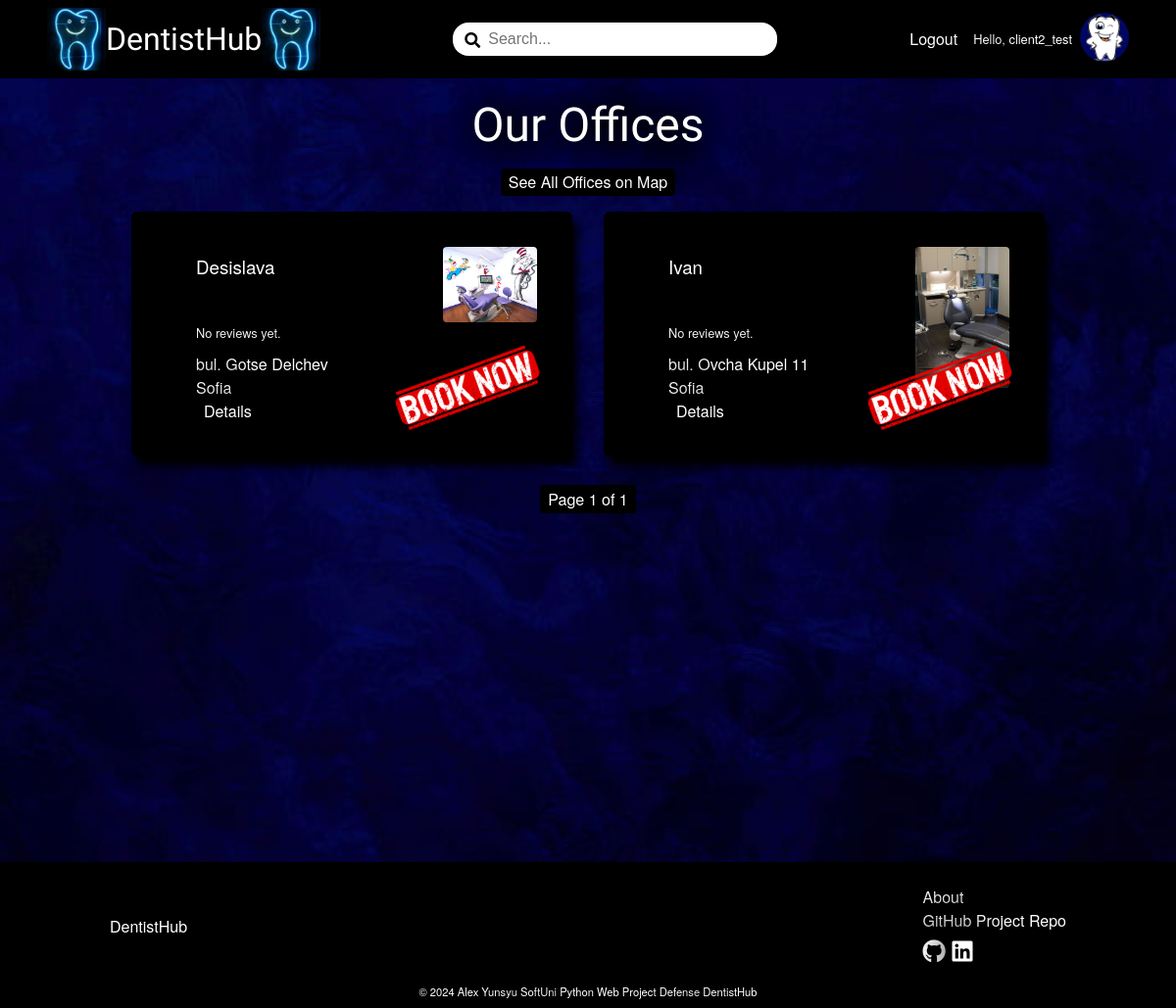
/dentistsoffice/all/ (signed in), run on the app's committed database.
### DentistBook/account/models.py (models this page shows)
class AppUser(AbstractUser):
    MAX_LENGTH_ROLE = 15
    ROLES = (
        ('Client', 'Client'),
        ('Dentistsoffice', 'Dentist'),
    )
    role = models.CharField(
        max_length=MAX_LENGTH_ROLE,
        choices=ROLES,
        blank=True
    )

### DentistBook/dentistsoffice/models.py (models this page shows, shortened)
class DentistsofficeProfile(models.Model):
    MIN_LENGTH_NAME = 2
    MAX_LENGTH_NAME = 50
    MIN_LENGTH_ADDRESS = 5
    MAX_LENGTH_ADDRESS = 50
    MIN_LENGTH_CITY = 2
    MAX_LENGTH_CITY = 50
    MAX_DIGITS_GEOLOCATION = 18
    DECIMAL_PLACES_GEOLOCATION = 15
    MIN_VALUE_GEOLOCATION_LATITUDE = -90
    MAX_VALUE_GEOLOCATION_LATITUDE = 90
    MIN_VALUE_GEOLOCATION_LONGITUDE = -180
    MAX_VALUE_GEOLOCATION_LONGITUDE = 180
    MIN_LENGTH_ABOUT = 10
    MAX_LENGTH_ABOUT = 500
    class Meta:
        verbose_name = 'Dentists office Profile'
    name = models.CharField(
        max_length=MAX_LENGTH_NAME,
        validators=(validators.MinLengthValidator(MIN_LENGTH_NAME),),
        null=False,
        blank=False
    )
    address = models.CharField(
        max_length=MAX_LENGTH_ADDRESS,
        validators=(validators.MinLengthValidator(MIN_LENGTH_ADDRESS),),
        null=False,
        blank=False
    )
    city = models.CharField(
        max_length=MAX_LENGTH_CITY,
        validators=(
            validators.MinLengthValidator(MIN_LENGTH_CITY),
            validate_dentistsoffice_city_name,
        ),
        null=False,
        blank=False
    )
    geolocation_latitude = models.DecimalField(
        max_digits=MAX_DIGITS_GEOLOCATION,
        decimal_places=DECIMAL_PLACES_GEOLOCATION,
        validators=(
            validators.MinValueValidator(MIN_VALUE_GEOLOCATION_LATITUDE),
            validators.MaxValueValidator(MAX_VALUE_GEOLOCATION_LATITUDE)
        ),
        null=True,
        blank=True
        )
    geolocation_longitude = models.DecimalField(
        max_digits=MAX_DIGITS_GEOLOCATION,
        decimal_places=DECIMAL_PLACES_GEOLOCATION,
        validators=(
            validators.MinValueValidator(MIN_VALUE_GEOLOCATION_LONGITUDE),
            validators.MaxValueValidator(MAX_VALUE_GEOLOCATION_LONGITUDE)
        ),
        null=True,
        blank=True
        )
    about = models.TextField(
        max_length=MAX_LENGTH_ABOUT,
        validators=(validators.MinLengthValidator(MIN_LENGTH_ABOUT),),
        null=True,
        blank=True
    )
    dentistsoffice_picture = models.ImageField(
        upload_to='dentistsoffice-profile-pictures',
        validators=(validate_dentistsoffice_picture_file_size,),
        null=True,
        blank=True,
    )
    slug = models.SlugField(
        unique=True
    )
    user = models.OneToOneField(
        UserModel,
        on_delete=models.CASCADE,
        primary_key=True
    )

### DentistBook/dentistsoffice/views.py (the view)
# urls.py: path('all/', DentistsofficeListView.as_view(), name='dentistsoffice-list')
class DentistsofficeListView(views.ListView):
    model = DentistsofficeProfile
    template_name = 'dentistsoffice/dentistsoffices-list.html'
    context_object_name = 'dentistsoffices'
    paginate_by = 6
    def get_queryset(self):
        queryset = super().get_queryset()
        queryset = queryset.annotate(avg_rating=Avg('review__rating'))
        queryset = queryset.annotate(reviews_count=Count('review'))
        return queryset

### DentistBook/common/templatetags/custom_filters.py (called while the page is built)
@register.filter
def get_role(user):
    return user.role if user.is_authenticated else ''

### DentistBook/dentistsoffice/templates/dentistsoffice/dentistsoffices-list.html (shortened to what this page needs)
{% extends 'base.html' %}
{% load static %}
{% block content %}
    <div class="wall-picture-container">
        <div class="main-dentistsoffice-list-container">
        <h1>Our Offices</h1>
        <a href="{% url 'map-page' %}" class="link-button">See All Offices on Map</a>
            <div class="list-container">
                {% for dentistsoffice in dentistsoffices %}
                <div class="dentistsoffice-card">
                    <img src="{% static 'images/vintage_decorative_corner_pattern.png' %}" alt="corner" class="corner-left">
                    <div class="book-now-wrapper">
                        <a href="{% url 'step1-select-dentistsoffice' slug=dentistsoffice.slug %}" class="book-now-link">
                            <img src="{% static 'images/book_now_stamp_2.png' %}" alt="book-now" class="book-now">
                        </a>
                    </div>
                    <div class="dentistsoffice-info">
                        <h3>{{ dentistsoffice.name }}</h3>
                        <div class="card-rating">
                            {% if dentistsoffice.avg_rating %}
                                {% if dentistsoffice.avg_rating >= 1 and dentistsoffice.avg_rating < 1.5 %}
                                    <i class="fas fa-star"></i>
                                    <i class="far fa-star"></i>
                                    <i class="far fa-star"></i>
                                    <i class="far fa-star"></i>
                                    <i class="far fa-star"></i>
                                {% elif dentistsoffice.avg_rating >= 1.5 and dentistsoffice.avg_rating < 2 %}
                                    <i class="fas fa-star"></i>
                                    <i class="fas fa-star-half-alt"></i>
                                    <i class="far fa-star"></i>
                                    <i class="far fa-star"></i>
                                    <i class="far fa-star"></i>
                                {% elif dentistsoffice.avg_rating >= 2 and dentistsoffice.avg_rating < 2.5 %}
                                    <i class="fas fa-star"></i>
                                    <i class="fas fa-star"></i>
                                    <i class="far fa-star"></i>
                                    <i class="far fa-star"></i>
                                    <i class="far fa-star"></i>
                                {% elif dentistsoffice.avg_rating >= 2.5 and dentistsoffice.avg_rating < 3 %}
                                    <i class="fas fa-star"></i>
                                    <i class="fas fa-star"></i>
                                    <i class="fas fa-star-half-alt"></i>
                                    <i class="far fa-star"></i>
                                    <i class="far fa-star"></i>
                                {% elif dentistsoffice.avg_rating >= 3 and dentistsoffice.avg_rating < 3.5 %}
                                    <i class="fas fa-star"></i>
                                    <i class="fas fa-star"></i>
                                    <i class="fas fa-star"></i>
                                    <i class="far fa-star"></i>
                                    <i class="far fa-star"></i>
                                {% elif dentistsoffice.avg_rating >= 3.5 and dentistsoffice.avg_rating < 4 %}
                                    <i class="fas fa-star"></i>
                                    <i class="fas fa-star"></i>
                                    <i class="fas fa-star"></i>
                                    <i class="fas fa-star-half-alt"></i>
                                    <i class="far fa-star"></i>
                                {% elif dentistsoffice.avg_rating >= 4 and dentistsoffice.avg_rating < 4.5 %}
                                    <i class="fas fa-star"></i>
                                    <i class="fas fa-star"></i>
                                    <i class="fas fa-star"></i>
                                    <i class="fas fa-star"></i>
                                    <i class="far fa-star"></i>
                                {% elif dentistsoffice.avg_rating >= 4.5 and dentistsoffice.avg_rating < 5 %}
                                    <i class="fas fa-star"></i>
                                    <i class="fas fa-star"></i>
                                    <i class="fas fa-star"></i>
                                    <i class="fas fa-star"></i>
                                    <i class="fas fa-star-half-alt"></i>
                                {% elif dentistsoffice.avg_rating == 5 %}
                                    <i class="fas fa-star"></i>
                                    <i class="fas fa-star"></i>
                                    <i class="fas fa-star"></i>
                                    <i class="fas fa-star"></i>
                                    <i class="fas fa-star"></i>
                                {% endif %}
                                <a href="{% url 'dentistsoffice-reviews-list' slug=dentistsoffice.slug %}">{{ dentistsoffice.avg_rating|floatformat:1 }} ({{ dentistsoffice.reviews_count }}
                                {% if dentistsoffice.reviews_count == 1 %}
                                    review)
                                {% else %}
                                    reviews)
                                {% endif %}</a>
                            {% else %}
                                <p>No reviews yet.</p>
                            {% endif %}
                        </div>
                        <div>
                            <p>{{ dentistsoffice.address }}</p>
                            <p>{{ dentistsoffice.city }}</p>
                            <p><a href="{% url 'dentistsoffice-details' slug=dentistsoffice.slug %}" class="link-button">Details</a></p>
                        </div>
                    </div>
                    <div class="dentistsoffice-profile-picture">
                        {% if dentistsoffice.dentistsoffice_picture %}
                            <img src="{{ dentistsoffice.dentistsoffice_picture.url }}" class="profile-picture-card" alt="dentistsoffice-profile_picture">
                        {% else %}
                            <img src="{% static 'images/dentistsoffice-default-profile-picture.jpg' %}" alt="dentist_default_profile_picture" class="profile-picture-card">
                        {% endif %}
                    </div>
                </div>
            {% endfor %}
            </div>
        <div class="pagination">
            <span class="step-links">
                <span class="current">
                    Page {{ page_obj.number }} of {{ page_obj.paginator.num_pages }}
                </span>
            </span>
        </div>
    </div>
        <img src="{% static 'images/website_photos/white-wall.jpg' %}" alt="white-wall" class="white-wall-picture">
    </div>
{% endblock %}

### templates/header.html (shortened to what this page needs)
{% load custom_filters %}
{% load static %}
<div class="home-logo">
    <a href="{% url 'home-page' %}">
        <img src="{% static 'images/dentistsoffice-pole.jpg' %}" alt="dentistsoffice-pole">
        <span>DentistHub</span>
        <img src="{% static 'images/dentistsoffice-pole.jpg' %}" alt="dentistsoffice-pole">
    </a>
</div>
<div class="search-field">
    <span><i class="fas fa-search"></i></span>
    <input type="text" id="search-input" placeholder="Search...">
</div>
<nav class="header-nav-links">
    <ul role="list">
        {% if not request.user.is_authenticated %}
            <li class="nav-item"><a href="{% url 'register-page' %}">Register</a></li>
            <li class="nav-item"><a href="{% url 'login-page' %}">Login</a></li>
        {% else %}
            <li class="nav-item"><a href="{% url 'logout-page' %}">Logout</a></li>
            {% if request.user|get_role == 'Client' %}
                <li class="nav-item nav-profile">
                    <a href="{% url 'client-details' %}">Hello, {{ request.user }}</a>
                    <a href="{% url 'client-details' %}">
                        {% if request.user.clientprofile.profile_picture %}
                            <img src="{{ request.user.clientprofile.profile_picture.url }}" alt="profile-picture-thumbnail" class="profile-picture-thumbnail">
                        {% else %}
                            <img src="{% static 'images/client-default-profile-picture.jpg' %}" alt="default_profile_picture" class="profile-picture-thumbnail">
                        {% endif %}
                    </a>
                </li>
            {% endif %}
        {% endif %}
    </ul>
</nav>

### static/css/styles.css (style rules this page uses)
:root { --button-brown: #370511; }
*, *::before, *::after { box-sizing: border-box; }
body, h1, h2, h3, h4, h5, h6, p, figure, blockquote, dl, dd { margin: 0; }
h1, h2, h3, h4, h5, h6, b, li, p { color: white; text-shadow: -10px -10px 30px rgba(0, 0, 0, 0.9), 10px -10px 30px rgba(0, 0, 0, 0.9), -10px 10px 30px rgba(0, 0, 0, 0.9), 10px 10px 30px rgba(0, 0, 0, 0.9); }
body { color: white; background-image: url('../images/website_photos/background.jpg'); background-size: cover; background-position: center; background-repeat: no-repeat; }
ul[role='list'], ol[role='list'] { list-style: none; padding: 0; margin: 0; }
a { text-decoration: none; color: inherit; }
body { font-family: 'Helvetica Neue', Arial, sans-serif; line-height: 1.5; height: 100% }
main h1 { font-family: Rye, sans-serif; font-size: 3rem; }
header nav ul { display: flex; flex-direction: row; gap: 1rem; align-items: center; }
header a { color: white; }
.home-logo a { display: flex; flex-direction: row; align-items: center; font-size: 2rem; font-family: Rye, sans-serif; font-weight: 500; }
.home-logo img { width: 60px; }
.search-field { position: relative; width: 30%; }
.search-field span { position: absolute; top: 6px; left: 12px; color: black; z-index: 1; }
.search-field input { padding: 0.5rem 2.25rem; width: 100%; border-radius: 16px; border: none; font-size: 1rem; }
ul { list-style: none; }
a { text-decoration: none; }
.link-button { background: black; color: white; padding: 2px 8px; border-radius: 4px; }
.main-dentistsoffice-list-container { margin: 0.25rem; display: flex; flex-direction: column; justify-content: center; align-items: center; }
.profile-picture-card { width: 100px; border: 2px solid black; border-radius: 6px; }
.profile-picture-thumbnail { width: 50px; height: 50px; object-fit: cover; overflow: hidden; border-radius: 50%; }
.nav-profile { display: flex; flex-direction: row; align-items: center; font-size: 0.8rem; gap: 8px; }
h1, h2, h3, h4, h5, h6 { font-family: 'Helvetica Neue', Arial, sans-serif; font-weight: 500; padding: 0.5rem 0; }
.pagination { margin-top: 1rem; text-align: center; }
.pagination .current { background: black; color: white; border: 2px solid black; border-radius: 4px; padding: 1px 6px; margin: 0 4px; }
.list-container { display: flex; flex-direction: row; flex-wrap: wrap; justify-content: space-evenly; }
.dentistsoffice-card { position: relative; display: flex; flex-direction: row; justify-content: space-between; width: 450px; height: 250px; padding: 2rem; margin: 1rem; border: 2px solid black; border-radius: 6px; background: rgb(0, 0, 0); box-shadow: 5px 10px 8px #000000; }
.corner-left { height: 50%; position: absolute; top: 3px; left: 3px; z-index: 10; transform: rotate(270deg); }
.dentistsoffice-info h3 { position: absolute; top: 2rem; left: 4rem; z-index: 10; }
.dentistsoffice-info div { position: absolute; bottom: 2rem; left: 4rem; z-index: 10; }
.card-rating { position: absolute; font-size: 0.8rem; top: 7rem; left: 4rem; z-index: 10; }
.book-now { width: 170px; z-index: 10; transform: rotate(-20deg); }
.book-now-wrapper { position: absolute; width: 170px; bottom: 20px; right: 30px; }
.book-now-link { position: absolute; bottom: 10px; left: 10px; z-index: 20; }
.wall-picture-container { position: relative; width: 100%; min-height: 100vh; overflow: hidden; }
.white-wall-picture { position: absolute; top: 0; left: 0; width: 100%; object-fit: cover; z-index: -1; }

### data on the page
AppUser: user "client2_test"
DentistsofficeProfile: name "Desislava", shows "No reviews yet.", address "bul. Gotse Delchev", city "Sofia", dentistsoffice_picture (picture)
DentistsofficeProfile: name "Ivan", shows "No reviews yet.", address "bul. Ovcha Kupel 11", city "Sofia", dentistsoffice_picture (picture)

### other printed values
{{ page_obj.number }} "1"
{{ page_obj.paginator.num_pages }} "1"
